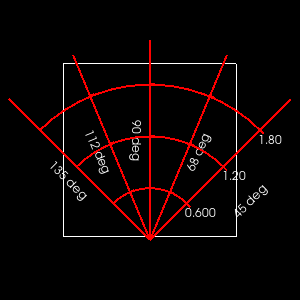

Source code (Python):
#!/usr/bin/env python

# Test vtkPolarAxesActor2D with custom axes count, ticks, angles, and origin.

import vtkmodules.vtkInteractionStyle  # noqa: F401
import vtkmodules.vtkRenderingFreeType  # noqa: F401
import vtkmodules.vtkRenderingOpenGL2  # noqa: F401

from vtkmodules.vtkFiltersSources import vtkOutlineSource
from vtkmodules.vtkRenderingAnnotation import vtkPolarAxesActor2D
from vtkmodules.vtkRenderingCore import (
    vtkActor,
    vtkPolyDataMapper,
    vtkRenderWindow,
    vtkRenderWindowInteractor,
    vtkRenderer,
)

# Polar axes 2D
polar_axes = vtkPolarAxesActor2D()
polar_axes.GetProperty().SetColor(1, 0, 0)
polar_axes.GetProperty().SetLineWidth(2)
polar_axes.SetNumberOfAxes(5)
polar_axes.SetNumberOfAxesTicks(4)
polar_axes.SetAxesLength(200)
polar_axes.SetStartAngle(45)
polar_axes.SetEndAngle(135)
polar_axes.SetOrigin(0.5, 0.2)

# Outline for context
outline_source = vtkOutlineSource()

outline_mapper = vtkPolyDataMapper()
outline_mapper.SetInputConnection(outline_source.GetOutputPort())

outline_actor = vtkActor()
outline_actor.SetMapper(outline_mapper)

# Renderer
renderer = vtkRenderer()
renderer.AddActor(polar_axes)
renderer.AddActor(outline_actor)

# Render window
render_window = vtkRenderWindow()
render_window.AddRenderer(renderer)
render_window.SetWindowName("polar axes2d")
render_window.SetMultiSamples(0)
render_window.SetSize(300, 300)

# Interactor
interactor = vtkRenderWindowInteractor()
interactor.SetRenderWindow(render_window)

# Scene
renderer.GetActiveCamera().ParallelProjectionOn()
renderer.ResetCamera()

interactor.Initialize()
interactor.Start()
